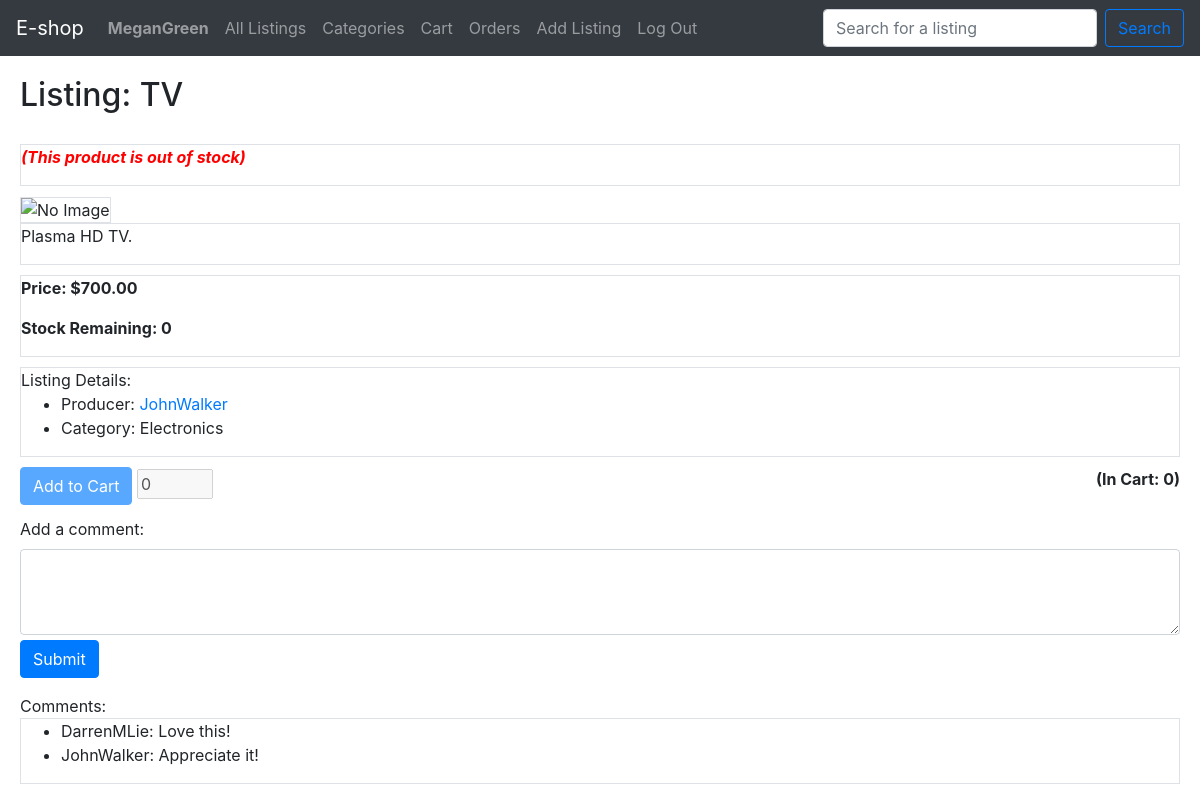
The app's page /listing=3 (signed in) with its own data.
### eshop/models.py (models this page shows, shortened)
class User(AbstractUser):
    def __str__(self):
        return f"{self.username} {self.email}"

class Listing(models.Model):
    producer = models.ForeignKey(User, on_delete=models.CASCADE, related_name="listings")
    title = models.CharField(max_length=64)
    category = models.CharField(max_length=64)
    price = models.DecimalField(max_digits=12, decimal_places=2)
    stock = models.IntegerField()
    description = models.CharField(max_length=500)
    timestamp = models.DateTimeField(auto_now_add=True)
    imageurl = models.CharField(max_length=100000)

class Comment(models.Model):
    user = models.ForeignKey(User, on_delete=models.SET_NULL, related_name="comments", null=True)
    comment = models.CharField(max_length=500)
    listing = models.ForeignKey(Listing, on_delete=models.CASCADE, related_name="comments")

### eshop/views.py (the view)
# urls.py: path("listing=<int:listing_id>", views.listing, name="listing"),
@login_required(login_url='eshop:login')
def listing(request, listing_id):
    listing = Listing.objects.get(pk=listing_id)
    cart = request.user.cart
    cart_products = cart.products.all()
    products_in_cart = 0
    for product in cart_products:
        if product.listing == listing:
            products_in_cart += 1
    return render(request, "eshop/listing.html", {
        "listing": listing,
        "comments": listing.comments.all(),
        "products_in_cart": products_in_cart
    })

### eshop/templates/eshop/listing.html (shortened to what this page needs)
{% extends 'eshop/layout.html' %}
{% load static %}
{% block body %}
    <div class="listingpage">
        <div style="display: flex;flex-direction: row;justify-content: space-between;">
            <h2>Listing: {{ listing.title }}</h2>
        </div>
        {% if listing.stock == 0 %}
        <div class="border">
            <p style="color: red;"><b><em>(This product is out of stock)</em></b></p>
        </div>
        {% endif %}
        <img alt="No Image" src="{{ listing.imageurl }}" class="border" >
        <div class="border">
            <p>{{ listing.description }}</p>
        </div>
        <div class="border">
            <p><b>Price: ${{ listing.price }}</b></p>
            <p><b>Stock Remaining: {{ listing.stock }}</b></p>
        </div>
        <div class="border">
            <span>Listing Details:</span>
            <ul>
                <li>Producer: <a href="{% url 'eshop:profile' listing.producer.username %}">{{ listing.producer.username }}</a></li>
                <li>Category: {{ listing.category }}</li>
            </ul>
        </div>
        <div style="display: flex;flex-direction: row;justify-content: space-between;">
            <form id="cartform">
                {% if listing.stock != 0 %}
                    <input class="btn btn-primary" type="submit" value="Add to Cart">
                    <input type="number" id="amount" value="0" min="0" max="{{ listing.stock }}">
                {% else %}
                    <input class="btn btn-primary" type="submit" value="Add to Cart" disabled>
                    <input type="number" id="amount" value="0" min="0" max="{{ listing.stock }}" disabled>
                {% endif %}
            </form>
            <p style="float: right;"><b>(In Cart: <span id="incart">{{ products_in_cart }}</span>)</b></p>
        </div>
        <div>
            <form id="commentform">
                <div class="form-group">
                    <label for="comment">Add a comment:</label>
                    <textarea class="form-control" id="comment" name="comment" rows="3" style="margin-bottom: 5px;"></textarea>
                    <input class="btn btn-primary" type="submit">
                </div>
            </form>
        </div>
        <span>Comments:</span>
        <div class="border">
            <ul id="commentlist">
                {% for comment in comments %}
                    <li>{{ comment.user.username }}: {{ comment.comment }}</li>
                {% empty %}
                    <li id="nocomment">No comments.</li>
                {% endfor %}
            </ul>
        </div>
    </div>
{% endblock %}

### eshop/templates/eshop/layout.html (shortened to what this page needs)
{% load static %}
<!DOCTYPE html>
<html lang="en">
    <head>
        <link rel="stylesheet" href="https://stackpath.bootstrapcdn.com/bootstrap/4.4.1/css/bootstrap.min.css">
        <link href="{% static 'eshop/styles.css' %}" rel="stylesheet">
    </head>
    <body>
        <nav class="navbar navbar-expand-lg navbar-dark bg-dark">
            <a class="navbar-brand" href="{% url 'eshop:index' %}">E-shop</a>
            <ul class="navbar-nav mr-auto">
                {% if user.is_authenticated %}
                    <li class="nav-item">
                        <a class="nav-link" href="{% url 'eshop:profile' user.username %}"><strong>{{ user.username }}</strong></a>
                    </li>
                {% endif %}
                <li class="nav-item">
                    <a class="nav-link" href="{% url 'eshop:index' %}">All Listings</a>
                </li>
                <li class="nav-item">
                    <a class="nav-link" href="{% url 'eshop:categories' %}">Categories</a>
                </li>
                {% if user.is_authenticated %}
                    <li class="nav-item">
                        <a class="nav-link" href="{% url 'eshop:cart' %}">Cart</a>
                    </li>
                    <li class="nav-item">
                        <a class="nav-link" href="{% url 'eshop:orders' %}">Orders</a>
                    </li>
                    <li class="nav-item">
                        <a class="nav-link" href="{% url 'eshop:add' %}">Add Listing</a>
                    </li>
                    <li class="nav-item">
                        <a class="nav-link" href="{% url 'eshop:logout' %}">Log Out</a>
                    </li>
                {% endif %}
            </ul>
            <form class="form-inline" action="{% url 'eshop:search' %}">
                <input class="form-control mr-sm-2" type="search" placeholder="Search for a listing" aria-label="Search" name="query">
                <button class="btn btn-outline-primary my-2 my-sm-0" type="submit">Search</button>
            </form>
        </nav>
        <div class="body">
            {% block body %}
            {% endblock %}
        </div>
    </body>
</html>

### eshop/static/eshop/styles.css (style rules this page uses)
img { width: 20rem; height: 15rem; }
div.listingpage > div { margin-bottom: 10px; }
.body { padding-left: 20px; padding-right: 20px; }
h2 { margin-top: 20px; margin-bottom: 20px; }

### records on screen
User: username "MeganGreen"
Listing: title "TV", description "Plasma HD TV.", price "700.00", stock "0", producer.username "JohnWalker", category "Electronics"
Comment: user.username "DarrenMLie", comment "Love this!"
Comment: user.username "JohnWalker", comment "Appreciate it!"

### other values on screen
{{ products_in_cart }} "0"
